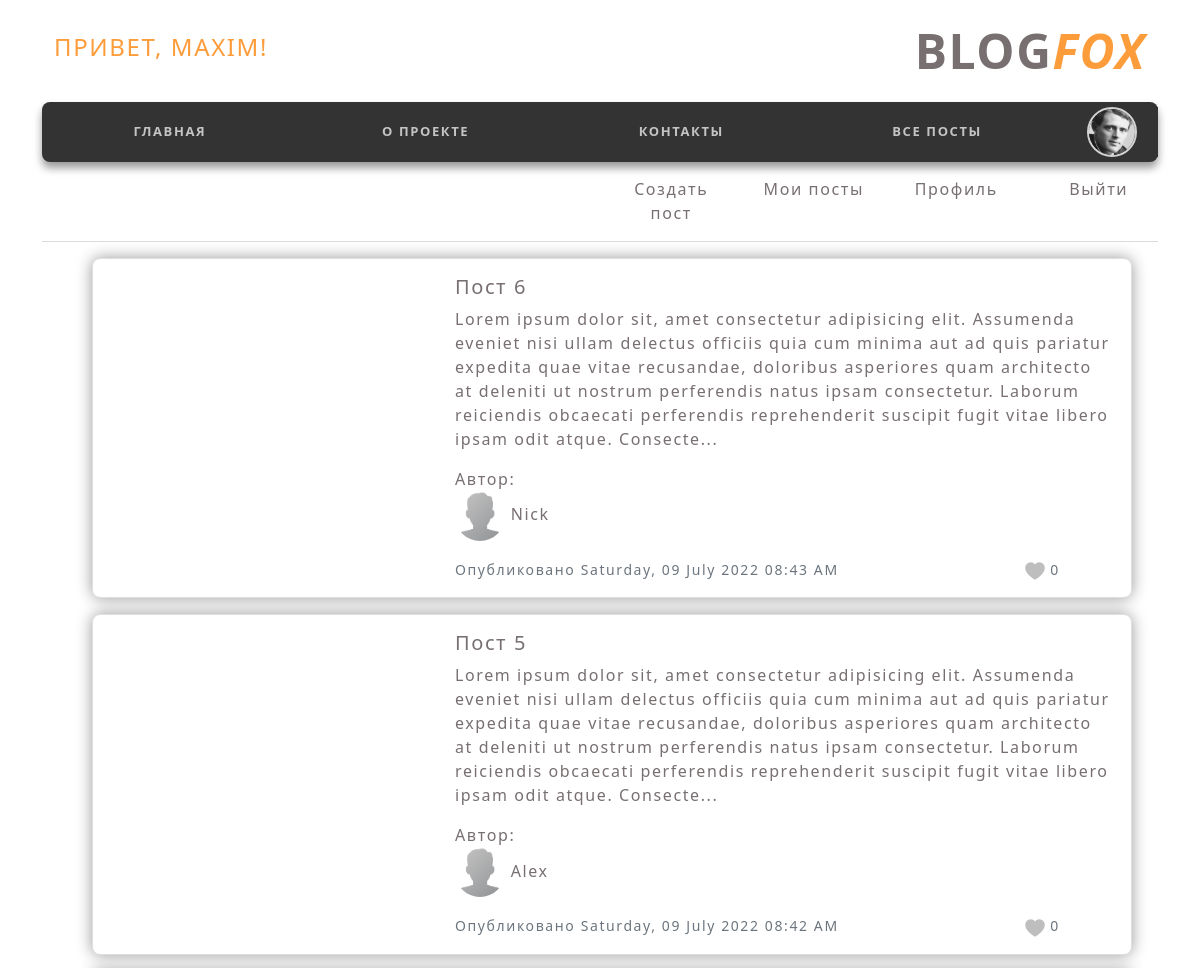
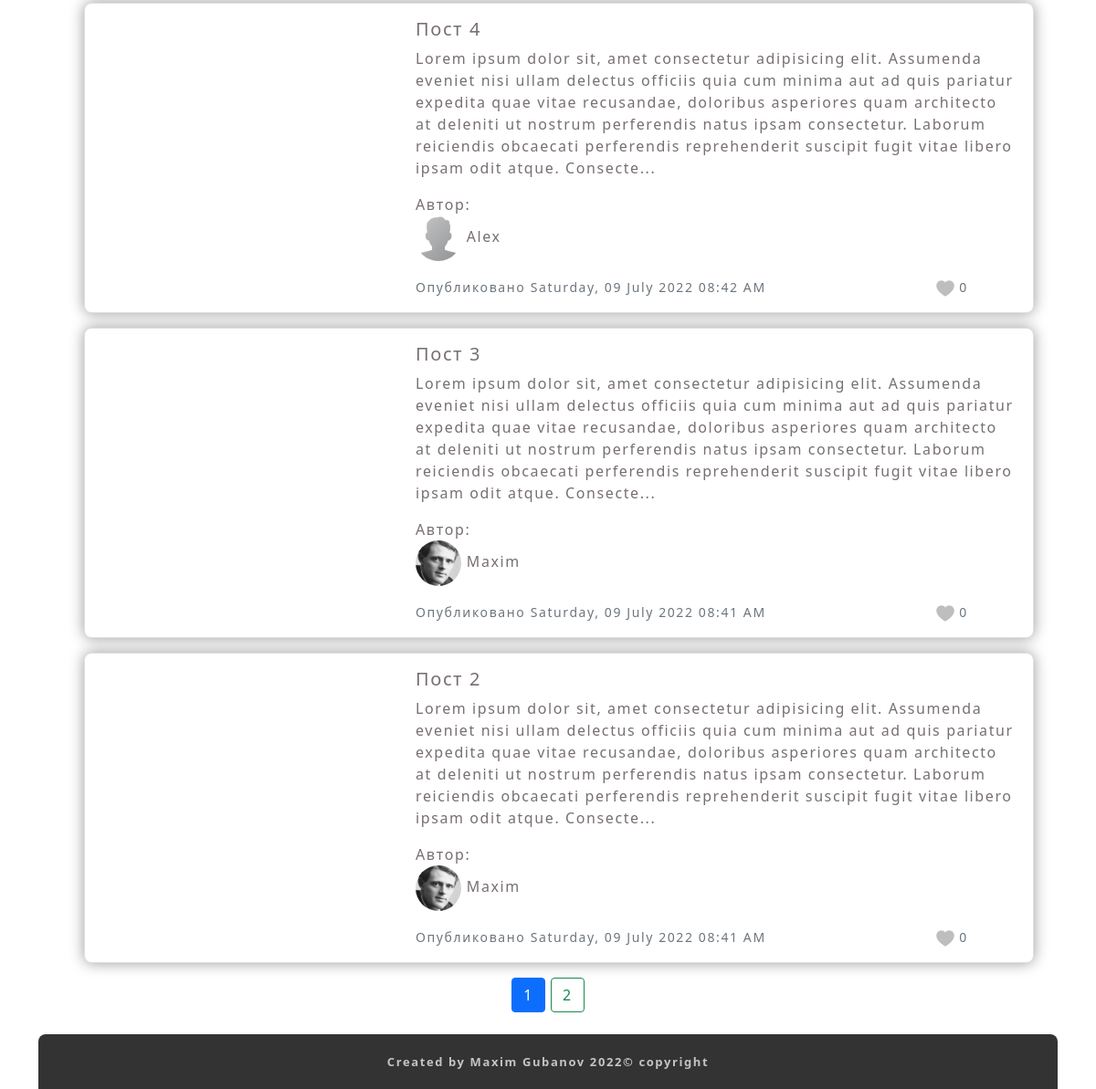
/allpost (signed in), run on an earlier commit of the app's database (2 pictures, top to bottom).
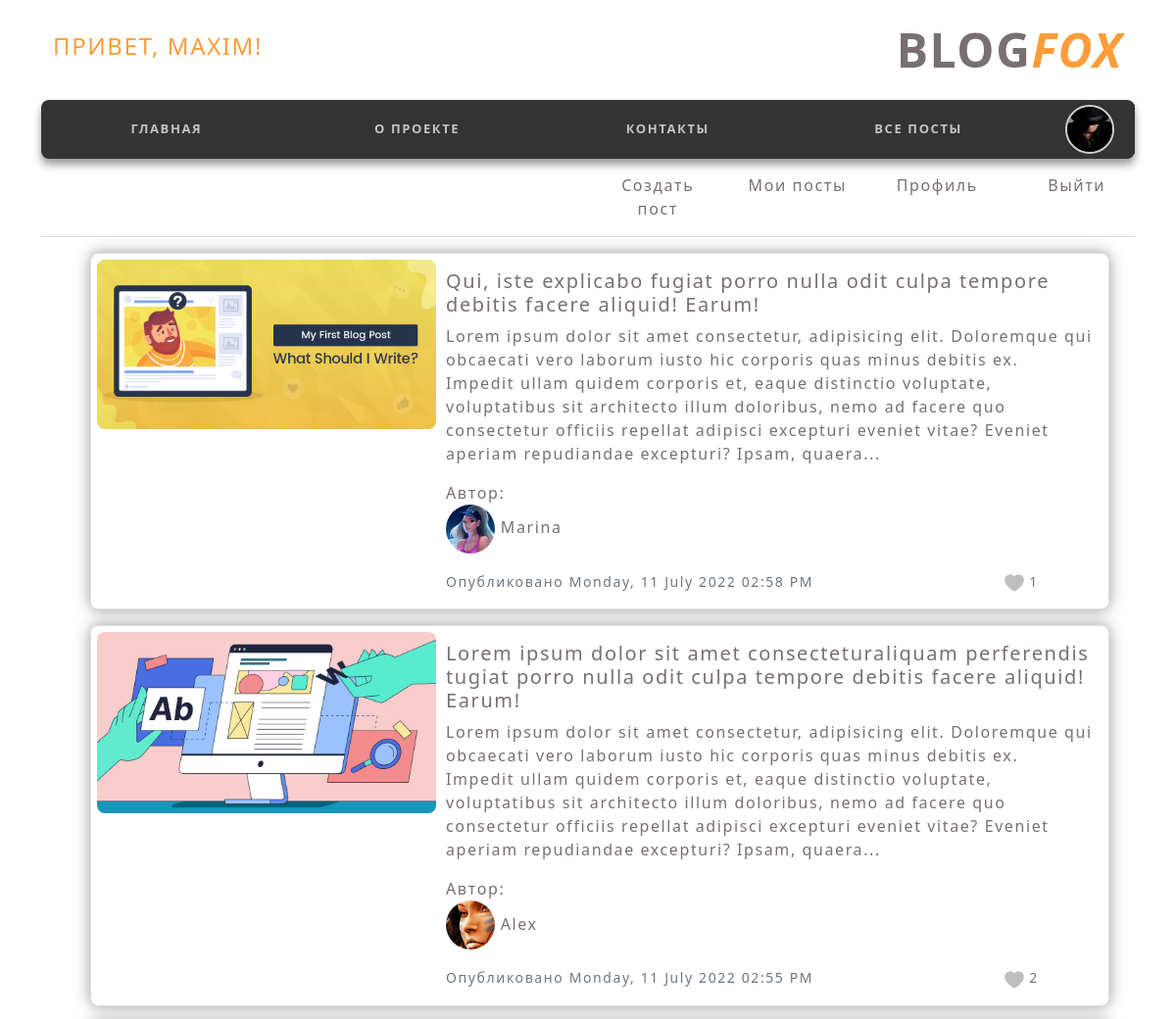
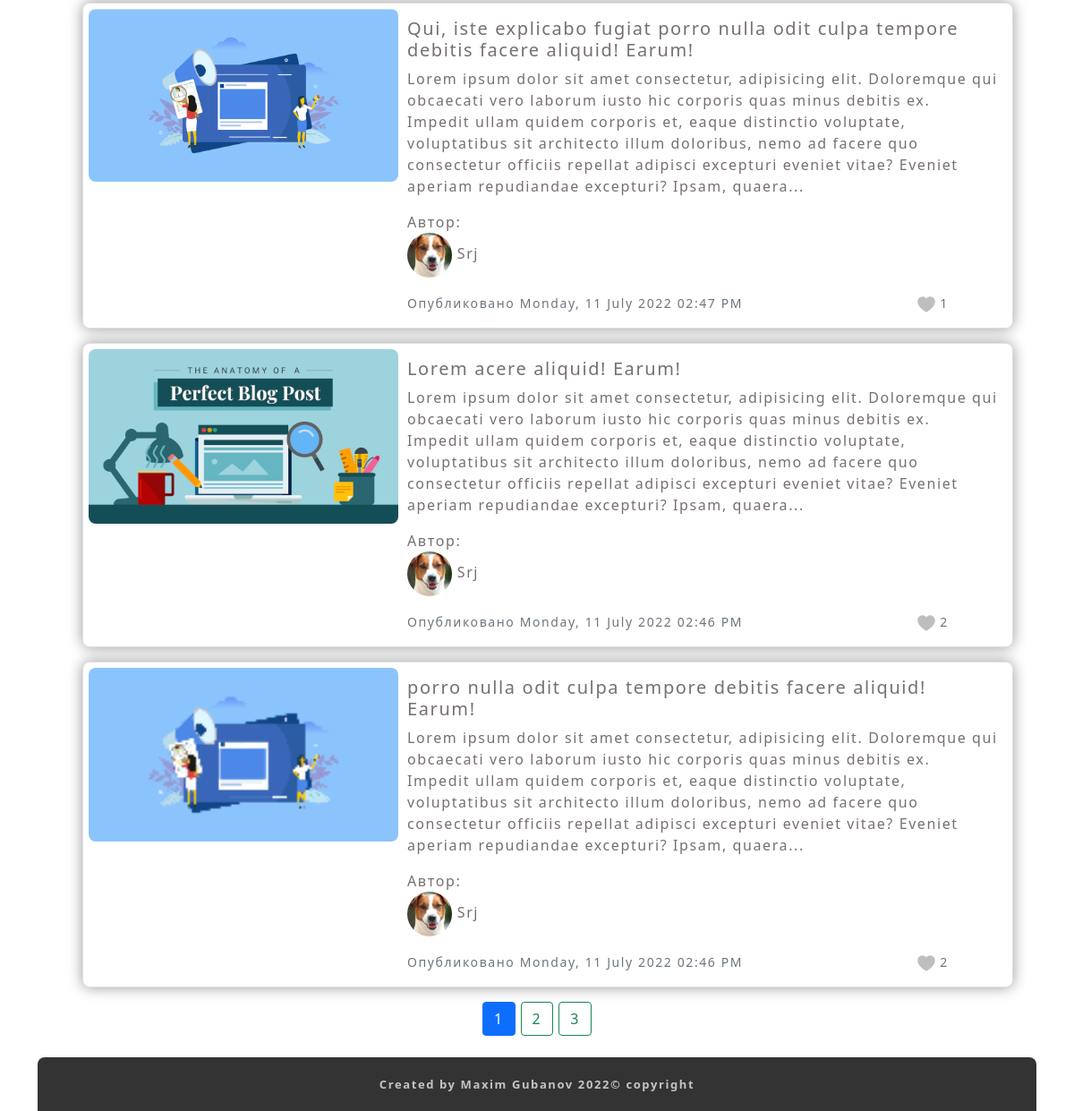
And on a later commit of the database (2 pictures, top to bottom).
### flask_Gubanov_project/models.py (models this page shows, shortened)
class User(db.Model, UserMixin):
    id = db.Column(db.Integer, primary_key=True)
    username = db.Column(db.String(20), unique=True, nullable=False)
    email = db.Column(db.String(120), unique=True, nullable=False)
    image_file = db.Column(db.String(20), nullable=False, default='default.png')
    password = db.Column(db.String(60), nullable=False)
    posts = db.relationship('Post', backref='author', lazy=True)

class Post(db.Model):
    id = db.Column(db.Integer, primary_key=True)
    title = db.Column(db.String(100), nullable=False)
    date_posted = db.Column(db.DateTime, nullable=False, default=datetime.utcnow)
    content = db.Column(db.Text, nullable=False)
    user_id = db.Column(db.Integer, db.ForeignKey('user.id'), nullable=False)
    total_likes = db.Column(db.Integer, nullable=True, default=0)
    likes = db.relationship('Like', backref='like')
    post_image = db.Column(db.String(20), nullable=False, default='post_default_img.png')

### flask_Gubanov_project/posts/routes.py (the view)
@posts.route("/allpost")
@login_required
def allpost():
    page = request.args.get('page', 1, type=int)
    all_posts = Post.query.order_by(Post.date_posted.desc()).paginate(page=page, per_page=5)
    return render_template('allpost.html', posts=all_posts)

### flask_Gubanov_project/models.py (called while the page is built)
@login_manager.user_loader
def load_user(user_id):
    return User.query.get(int(user_id))

### flask_Gubanov_project/templates/allpost.html (shortened to what this page needs)
{% extends "layout.html" %}
{% block content %}
  {% for post in posts.items %}
    <div class="container text-left relative_block" style="width: 1040px;">
      <div class="card mb-3">
        <div class="row g-0">
          <div class="image col-md-4">
            <img src="{{ url_for('static', filename='post_images/' + post.post_image) }}" alt="">
          </div>
          <div class="col-md-8">
            <div class="card-body">
              <h5 class="card-title"><a href="{{ url_for('posts.post', post_id=post.id) }}">{{ post.title }}</a></h5>
              <p class="card-text">{{ post.content[:380] }}...<br> </p>
              <p class="card-text">Автор: <br>
                <a href="{{ url_for('users.user_posts', username=post.author.username) }}">
                  <img class="rounded-circle article-img" style="width: 50px; height: 50px;" src="{{ url_for('static', filename='profile_pics/' + post.author.image_file) }}">
                  {{ post.author.username }}
                </a>
              </p>
              <div class="row justify-content-between">
                <div class="col-10">
                  <p class="card-text"><small class="text-muted">Опубликовано {{ post.date_posted.strftime('%A, %d %B %Y %I:%M %p') }}</small></p>
                </div>
                <div class="col-2">
                    <div class="post_likes">
                      <small class="text-muted">
                        <img src="{{ url_for('static', filename='images/like_mini.png') }}" alt="like">
                        {{ post.total_likes}}
                      </small>
                    </div>
                </div>
              </div>
            </div>
          </div>
        </div>
      </div>
    </div>
  {% endfor %}
  <div class="container text-center">
    {% for page_num in posts.iter_pages(left_edge=1, right_edge=1, left_current=1, right_current=2) %}
      {% if page_num %}
        {% if posts.page == page_num %}
          <a class="btn btn-primary mb-4" href="{{ url_for('posts.allpost', page=page_num) }}">{{ page_num }}</a>
        {% else %}
          <a class="btn btn-outline-success mb-4" href="{{ url_for('posts.allpost', page=page_num) }}">{{ page_num }}</a>
        {% endif %}
      {% else %}
        ...
      {% endif %}
    {% endfor %}
  </div>
{% endblock content %}

### flask_Gubanov_project/templates/inc-header.html
<header class="header">
        <div class="container">
            <div class="top-block block row justify-content-between text-uppercase">
                <div class="top-block_logo col text-left">
                    {% if current_user.is_authenticated %}
                        <h4>Привет, {{ current_user.username }}!</h4>
                    {% else %}
                        <h4>Здравствуй, гость!</h4>
                    {% endif %}
                </div>
                <div class="top-block_mobile-contact col">blog<span>fox</span></div>
            </div>
            <nav class="navigator">
                <div class="nav_items block bg row text-uppercase">
                    <div class="nav_item col"><a href="{{ url_for('main.home') }}" class="nav_link"><span>главная</span></a></div>
                    <div class="nav_item col"><a href="#" class="nav_link"><span>о проекте</span></a></div>
                    <div class="nav_item col"><a href="#" class="nav_link"><span>контакты</span></a></div>
                        {% if current_user.is_authenticated %}
                            <div class="nav_item col"><a href="{{ url_for('posts.allpost') }}" class="nav_link"><span>все посты</span></a></div>
                            <div class="nav_item col-1">
                                <a href="{{ url_for('posts.allpost') }}" class="nav_link">
                                    <img class="rounded-circle account-img" style="width: 50px; height: 50px; border: 2px solid rgb(210, 210, 210);" src="{{ url_for('static', filename='profile_pics/' + current_user.image_file)}}" alt="">
                                </a>
                            </div>
                        {% else %}
                            <div class="nav_item col"><a href="{{ url_for('users.register') }}" class="nav_link" id="linkReg_"><span>регистрация</span></a></div>
                            <div class="nav_item col"><a href="{{ url_for('users.login') }}" class="nav_link"><span>войти</span></a></div>
                        {% endif %}
                </div>
                    {% if current_user.is_authenticated %}
                        <div class="nav_manage_user_post row justify-content-between text-center">
                            <div class="col-md-6"></div>
                            <div class="manage_item col"><a href="{{ url_for('posts.new_post') }}" class="nav_link"><span>Создать пост</span></a></div>
                            <div class="manage_item col"><a href="{{ url_for('users.user_posts', username=current_user.username) }}" class="nav_link"><span>Мои посты</span></a></div>
                            <div class="manage_item col"><a href="{{ url_for('users.account') }}" class="nav_link"><span>Профиль</span></a></div>
                            <div class="manage_item col"><a href="{{ url_for('users.logout') }}" class="nav_link"><span>Выйти</span></a></div>
                        </div>
                        <hr>
                    {% endif %}
            </nav>
        </div>
</header>

What changed in the data, as far as the page shows it:
no longer on this page (row edited): Post: title "Пост 6", content "Lorem ipsum dolor sit, amet consectetur adipisicing elit. Assumenda eveniet nisi ullam delectus officiis quia cum minima aut ad quis pariatur expedita quae vitae recusandae, doloribus asperiores quam architecto at deleniti ut nostrum perferendis natus ipsam consectetur. Laborum reiciendis obcaecati perferendis reprehenderit suscipit fugit vitae libero ipsam odit atque. Consecte", image_file (placeholder picture), author.username "Nick", date_posted "Saturday, 09 July 2022 08:43 AM", total_likes "0"
no longer on this page (row edited): Post: title "Пост 5", content "Lorem ipsum dolor sit, amet consectetur adipisicing elit. Assumenda eveniet nisi ullam delectus officiis quia cum minima aut ad quis pariatur expedita quae vitae recusandae, doloribus asperiores quam architecto at deleniti ut nostrum perferendis natus ipsam consectetur. Laborum reiciendis obcaecati perferendis reprehenderit suscipit fugit vitae libero ipsam odit atque. Consecte", image_file (placeholder picture), author.username "Alex", date_posted "Saturday, 09 July 2022 08:42 AM", total_likes "0"
no longer on this page (row edited): Post: title "Пост 4", content "Lorem ipsum dolor sit, amet consectetur adipisicing elit. Assumenda eveniet nisi ullam delectus officiis quia cum minima aut ad quis pariatur expedita quae vitae recusandae, doloribus asperiores quam architecto at deleniti ut nostrum perferendis natus ipsam consectetur. Laborum reiciendis obcaecati perferendis reprehenderit suscipit fugit vitae libero ipsam odit atque. Consecte", image_file (placeholder picture), author.username "Alex", date_posted "Saturday, 09 July 2022 08:42 AM", total_likes "0"
no longer on this page (row edited): Post: title "Пост 3", content "Lorem ipsum dolor sit, amet consectetur adipisicing elit. Assumenda eveniet nisi ullam delectus officiis quia cum minima aut ad quis pariatur expedita quae vitae recusandae, doloribus asperiores quam architecto at deleniti ut nostrum perferendis natus ipsam consectetur. Laborum reiciendis obcaecati perferendis reprehenderit suscipit fugit vitae libero ipsam odit atque. Consecte", image_file (picture), author.username "Maxim", date_posted "Saturday, 09 July 2022 08:41 AM", total_likes "0"
no longer on this page (row edited): Post: title "Пост 2", content "Lorem ipsum dolor sit, amet consectetur adipisicing elit. Assumenda eveniet nisi ullam delectus officiis quia cum minima aut ad quis pariatur expedita quae vitae recusandae, doloribus asperiores quam architecto at deleniti ut nostrum perferendis natus ipsam consectetur. Laborum reiciendis obcaecati perferendis reprehenderit suscipit fugit vitae libero ipsam odit atque. Consecte", image_file (picture), author.username "Maxim", date_posted "Saturday, 09 July 2022 08:41 AM", total_likes "0"
changed User "MAXIM": image_file: a different picture
added Post: post_image (picture), title "Qui, iste explicabo fugiat porro nulla odit culpa tempore debitis facere aliquid! Earum!", content "Lorem ipsum dolor sit amet consectetur, adipisicing elit. Doloremque qui obcaecati vero laborum iusto hic corporis quas minus debitis ex. Impedit ullam quidem corporis et, eaque distinctio voluptate, voluptatibus sit architecto illum doloribus, nemo ad facere quo consectetur officiis repellat adipisci excepturi eveniet vitae? Eveniet aperiam repudiandae excepturi? Ipsam, quaera", image_file (picture), author.username "Marina", date_posted "Monday, 11 July 2022 02:58 PM", total_likes "1"
added Post: post_image (picture), title "Lorem ipsum dolor sit amet consecteturaliquam perferendis tugiat porro nulla odit culpa tempore debitis facere aliquid! Earum!", content "Lorem ipsum dolor sit amet consectetur, adipisicing elit. Doloremque qui obcaecati vero laborum iusto hic corporis quas minus debitis ex. Impedit ullam quidem corporis et, eaque distinctio voluptate, voluptatibus sit architecto illum doloribus, nemo ad facere quo consectetur officiis repellat adipisci excepturi eveniet vitae? Eveniet aperiam repudiandae excepturi? Ipsam, quaera", image_file (picture), author.username "Alex", date_posted "Monday, 11 July 2022 02:55 PM", total_likes "2"
added Post: post_image (picture), title "Qui, iste explicabo fugiat porro nulla odit culpa tempore debitis facere aliquid! Earum!", content "Lorem ipsum dolor sit amet consectetur, adipisicing elit. Doloremque qui obcaecati vero laborum iusto hic corporis quas minus debitis ex. Impedit ullam quidem corporis et, eaque distinctio voluptate, voluptatibus sit architecto illum doloribus, nemo ad facere quo consectetur officiis repellat adipisci excepturi eveniet vitae? Eveniet aperiam repudiandae excepturi? Ipsam, quaera", image_file (picture), author.username "Srj", date_posted "Monday, 11 July 2022 02:47 PM", total_likes "1"
added Post: post_image (picture), title "Lorem acere aliquid! Earum!", content "Lorem ipsum dolor sit amet consectetur, adipisicing elit. Doloremque qui obcaecati vero laborum iusto hic corporis quas minus debitis ex. Impedit ullam quidem corporis et, eaque distinctio voluptate, voluptatibus sit architecto illum doloribus, nemo ad facere quo consectetur officiis repellat adipisci excepturi eveniet vitae? Eveniet aperiam repudiandae excepturi? Ipsam, quaera", image_file (picture), author.username "Srj", date_posted "Monday, 11 July 2022 02:46 PM", total_likes "2"
added Post: post_image (picture), title "porro nulla odit culpa tempore debitis facere aliquid! Earum!", content "Lorem ipsum dolor sit amet consectetur, adipisicing elit. Doloremque qui obcaecati vero laborum iusto hic corporis quas minus debitis ex. Impedit ullam quidem corporis et, eaque distinctio voluptate, voluptatibus sit architecto illum doloribus, nemo ad facere quo consectetur officiis repellat adipisci excepturi eveniet vitae? Eveniet aperiam repudiandae excepturi? Ipsam, quaera", image_file (picture), author.username "Srj", date_posted "Monday, 11 July 2022 02:46 PM", total_likes "2"
Also different on the page:
new list line: "3"
